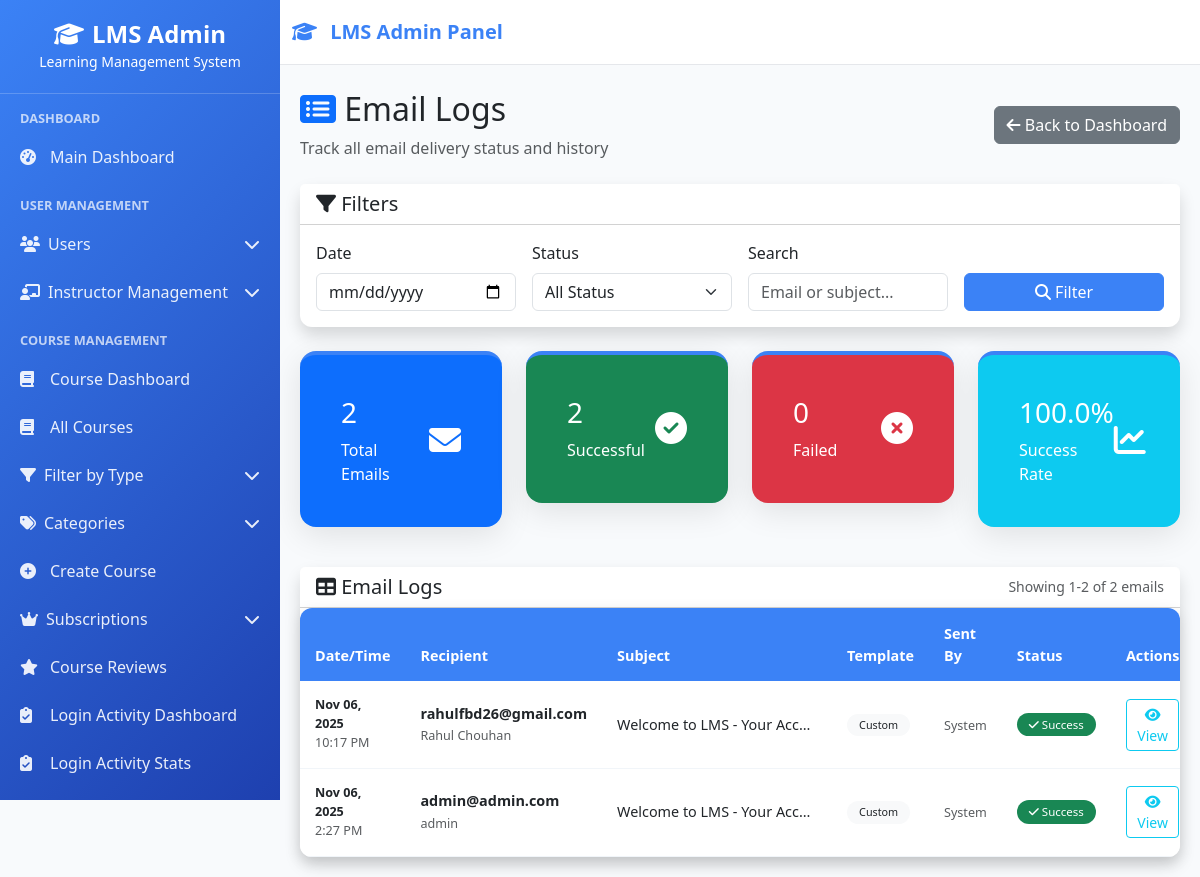
The app's page /email-logs/ (signed in), older data.
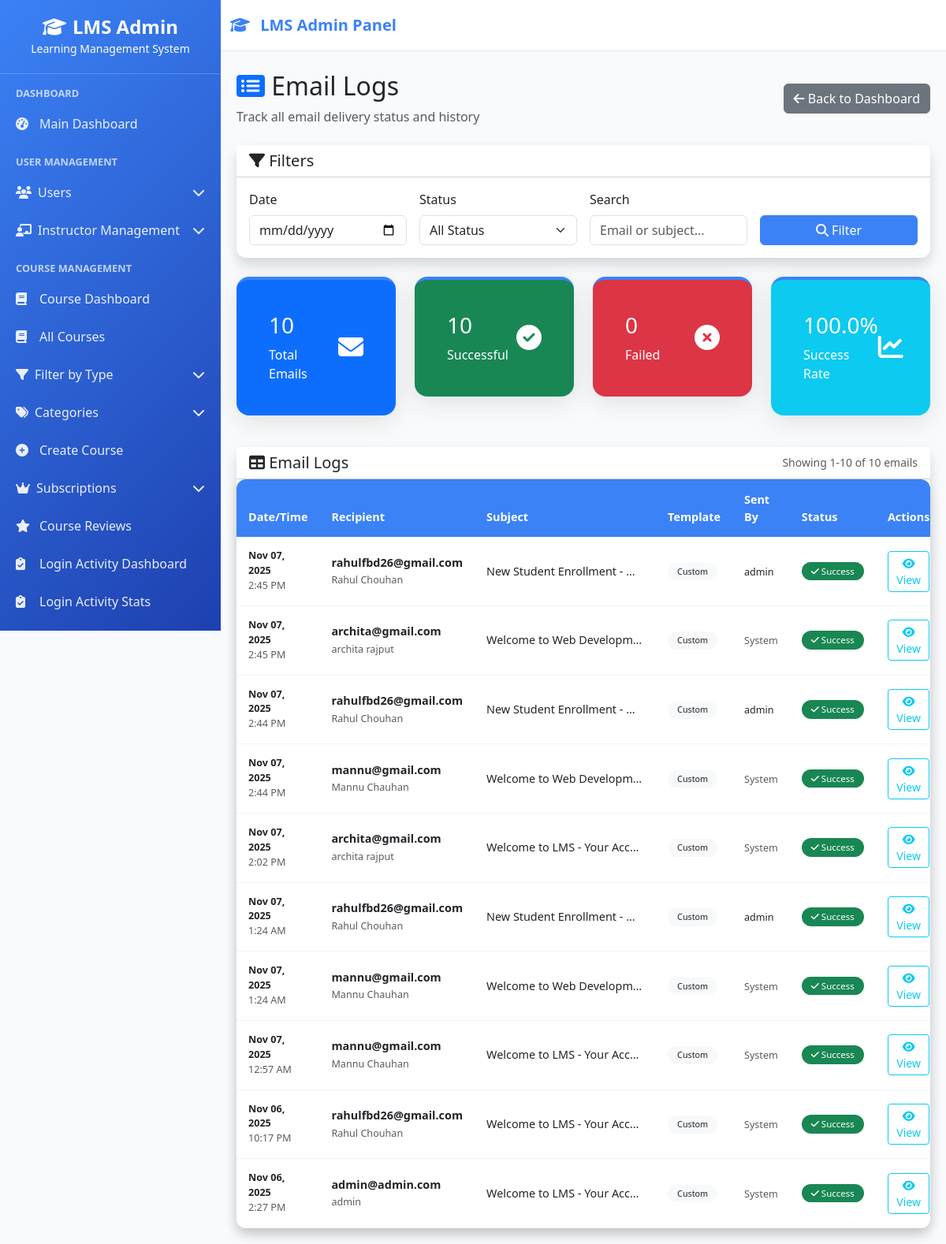
The same page, newer data.
### userss/models.py (models this page shows, shortened)
class EmailLog(models.Model):
    recipient_email = models.EmailField()
    recipient_user = models.ForeignKey(
        CustomUser, on_delete=models.SET_NULL, null=True, blank=True
    )
    template_used = models.ForeignKey(
        EmailTemplate, on_delete=models.SET_NULL, null=True
    )
    template_type_used = models.ForeignKey(
        EmailTemplateType, on_delete=models.SET_NULL, null=True
    )
    subject = models.CharField(max_length=200)
    email_body = models.TextField()
    sent_date = models.DateField(auto_now_add=True)
    sent_time = models.DateTimeField(auto_now_add=True)
    is_sent_successfully = models.BooleanField(default=False)
    error_message = models.TextField(blank=True, null=True)
    sent_by = models.ForeignKey(
        CustomUser, on_delete=models.SET_NULL, null=True, related_name="sent_emails"
    )
    class Meta:
        ordering = ["-sent_time"]

class CustomUser(AbstractUser):
    ROLE_CHOICES = (
    ("superadmin", "Super Admin"),
    ("instructor", "Instructor"),
    ("student", "Student"),
    ("webinar_user", "Webinar User"),  # Add this line
)
    role = models.CharField(max_length=20, choices=ROLE_CHOICES, default="student")
    phone_number = models.CharField(max_length=15, blank=True, null=True)
    profile_picture = models.ImageField(
        upload_to="profile_pics/", blank=True, null=True
    )
    bio = models.TextField(max_length=500, blank=True)
    date_of_birth = models.DateField(blank=True, null=True)
    address = models.TextField(max_length=200, blank=True)
    created_by = models.ForeignKey(
        "self",
        on_delete=models.SET_NULL,
        null=True,
        blank=True,
        related_name="created_users",
    )
    updated_at = models.DateTimeField(auto_now=True)
    def get_full_name(self):
        return f"{self.first_name} {self.last_name}".strip()
    class Meta:
        ordering = ["-date_joined"]
        verbose_name = "User"
        verbose_name_plural = "Users"

### userss/views.py (the view)
# urls.py: path("email-logs/", views.email_logs, name="email_logs"),
@login_required
def email_logs(request):
    if request.user.role != 'superadmin':
        return redirect('user_login')
    date_filter = request.GET.get('date', '')
    status_filter = request.GET.get('status', '')
    search_query = request.GET.get('search', '')
    logs = EmailLog.objects.all()
    if date_filter:
        logs = logs.filter(sent_date=date_filter)
    if status_filter:
        if status_filter == 'success':
            logs = logs.filter(is_sent_successfully=True)
        elif status_filter == 'failed':
            logs = logs.filter(is_sent_successfully=False)
    if search_query:
        logs = logs.filter(
            Q(recipient_email__icontains=search_query) |
            Q(subject__icontains=search_query)
        )
    total_count = logs.count()
    successful_count = logs.filter(is_sent_successfully=True).count()
    failed_count = logs.filter(is_sent_successfully=False).count()
    success_rate = round((successful_count / total_count * 100), 1) if total_count > 0 else 0
    logs = logs.order_by('-sent_time')
    paginator = Paginator(logs, 20)
    page = request.GET.get('page')
    logs = paginator.get_page(page)
    context = {
        'logs': logs,
        'date_filter': date_filter,
        'status_filter': status_filter,
        'search_query': search_query,
        'successful_count': successful_count,
        'failed_count': failed_count,
        'success_rate': success_rate,
    }
    return render(request, 'email_management/logs.html', context)

### lms/context_processors.py (called while the page is built, shortened)
def sidebar_context(request):
    context = {}
    if request.user.is_authenticated:
        from courses.models import Course
        is_admin = request.user.is_superuser or getattr(request.user, 'role', None) == 'superadmin'
        if is_admin:
            sidebar_courses = Course.objects.filter(is_active=True).order_by('course_code')[:15]
        elif getattr(request.user, 'role', None) == 'instructor':
            sidebar_courses = Course.objects.filter(
                instructor=request.user,
                is_active=True
            ).order_by('course_code')[:15]
        else:
            sidebar_courses = []
        context['sidebar_courses'] = sidebar_courses
        context['is_admin_user'] = is_admin  # Template में use करने के लिए
    return context

def instructor_permissions(request):
    context = {
        'instructor_permissions': [],
        'has_content_permission': False,
        'has_email_permission': False,
        'has_course_permission': False,
        'has_batch_permission': False,
        'has_student_permission': False,
        'has_analytics_permission': False,
    }
    return context

### userss/context_processors.py (called while the page is built, shortened)
def instructor_navigation(request):
    return {}

### userss/templates/email_management/logs.html (shortened to what the changed rows need)
{% extends 'base.html' %}
{% block content %}
<div class="d-flex justify-content-between align-items-center mb-4">
    <div>
        <h2><i class="fas fa-list-alt text-primary"></i> Email Logs</h2>
    </div>
</div>
<div class="row mb-4">
    <div class="col-lg-3 col-md-6 mb-3">
        <div class="card bg-primary text-white stats-card">
            <div class="card-body">
                <div class="d-flex justify-content-between">
                    <div>
                        <h3>{{ logs.paginator.count }}</h3>
                        <p class="mb-0">Total Emails</p>
                    </div>
                </div>
            </div>
        </div>
    </div>
    <div class="col-lg-3 col-md-6 mb-3">
        <div class="card bg-success text-white stats-card">
            <div class="card-body">
                <div class="d-flex justify-content-between">
                    <div>
                        <h3>{{ successful_count }}</h3>
                        <p class="mb-0">Successful</p>
                    </div>
                </div>
            </div>
        </div>
    </div>
</div>
<div class="card shadow">
    <div class="card-header bg-white d-flex justify-content-between align-items-center">
        <h5 class="mb-0"><i class="fas fa-table"></i> Email Logs</h5>
        <small class="text-muted">Showing {{ logs.start_index }}-{{ logs.end_index }} of {{ logs.paginator.count }} emails</small>
    </div>
    <div class="card-body p-0">
        {% if logs %}
        <div class="table-responsive">
            <table class="table table-hover log-table mb-0">
                <thead class="table-light">
                    <tr>
                        <th>Date/Time</th>
                        <th>Recipient</th>
                        <th>Subject</th>
                        <th>Template</th>
                        <th>Sent By</th>
                        <th>Status</th>
                        <th>Actions</th>
                    </tr>
                </thead>
                <tbody>
                    {% for log in logs %}
                    <tr>
                        <td>
                            <div class="small">
                                <div class="fw-bold">{{ log.sent_date|date:"M d, Y" }}</div>
                                <div class="text-muted">{{ log.sent_time|time:"g:i A" }}</div>
                            </div>
                        </td>
                        <td>
                            <div>
                                <div class="fw-bold">{{ log.recipient_email }}</div>
                                {% if log.recipient_user %}
                                <small class="text-muted">{{ log.recipient_user.get_full_name|default:log.recipient_user.username }}</small>
                                {% endif %}
                            </div>
                        </td>
                        <td>
                            <div class="text-truncate" style="max-width: 200px;" title="{{ log.subject }}">
                                {{ log.subject|truncatechars:50 }}
                            </div>
                        </td>
                        <td>
                            {% if log.template_used %}
                            <span class="badge bg-secondary">{{ log.template_used.name }}</span>
                            {% else %}
                            <span class="badge bg-light text-dark">Custom</span>
                            {% endif %}
                        </td>
                        <td>
                            {% if log.sent_by %}
                            <small>{{ log.sent_by.username }}</small>
                            {% else %}
                            <small class="text-muted">System</small>
                            {% endif %}
                        </td>
                        <td>
                            {% if log.is_sent_successfully %}
                            <span class="badge bg-success status-badge">
                                <i class="fas fa-check"></i> Success
                            </span>
                            {% else %}
                            <span class="badge bg-danger status-badge">
                                <i class="fas fa-times"></i> Failed
                            </span>
                            {% endif %}
                        </td>
                        <td>
                            <button class="btn btn-sm btn-outline-info" data-bs-toggle="modal" data-bs-target="#emailModal{{ log.id }}">
                                <i class="fas fa-eye"></i> View
                            </button>
                        </td>
                    </tr>
                    {% endfor %}
                </tbody>
            </table>
        </div>
        {% else %}
        <div class="text-center py-5">
            <i class="fas fa-inbox fa-3x text-muted mb-3"></i>
            <h5 class="text-muted">No Email Logs Found</h5>
            <p class="text-muted">No emails match your current filters.</p>
        </div>
        {% endif %}
    </div>
</div>
{% endblock %}

Row changes from the older to the newer data that the page shows:
added EmailLog: sent_date "Nov 07, 2025", sent_time "2:45 PM", recipient_email "rahulfbd26@gmail.com", recipient_user.get_full_name "Rahul Chouhan", subject "New Student Enrollment -…", shows "Custom", sent_by.username "admin", is_sent_successfully True (drawn)
added EmailLog: sent_date "Nov 07, 2025", sent_time "2:45 PM", recipient_email "archita@gmail.com", recipient_user.get_full_name "archita rajput", subject "Welcome to Web Developm…", shows "Custom", shows "System", is_sent_successfully True (drawn)
added EmailLog: sent_date "Nov 07, 2025", sent_time "2:44 PM", recipient_email "rahulfbd26@gmail.com", recipient_user.get_full_name "Rahul Chouhan", subject "New Student Enrollment -…", shows "Custom", sent_by.username "admin", is_sent_successfully True (drawn)
added EmailLog: sent_date "Nov 07, 2025", sent_time "2:44 PM", recipient_email "mannu@gmail.com", recipient_user.get_full_name "Mannu Chauhan", subject "Welcome to Web Developm…", shows "Custom", shows "System", is_sent_successfully True (drawn)
added EmailLog: sent_date "Nov 07, 2025", sent_time "2:02 PM", recipient_email "archita@gmail.com", recipient_user.get_full_name "archita rajput", subject "Welcome to LMS - Your Acc…", shows "Custom", shows "System", is_sent_successfully True (drawn)
added EmailLog: sent_date "Nov 07, 2025", sent_time "1:24 AM", recipient_email "rahulfbd26@gmail.com", recipient_user.get_full_name "Rahul Chouhan", subject "New Student Enrollment -…", shows "Custom", sent_by.username "admin", is_sent_successfully True (drawn)
added EmailLog: sent_date "Nov 07, 2025", sent_time "1:24 AM", recipient_email "mannu@gmail.com", recipient_user.get_full_name "Mannu Chauhan", subject "Welcome to Web Developm…", shows "Custom", shows "System", is_sent_successfully True (drawn)
added EmailLog: sent_date "Nov 07, 2025", sent_time "12:57 AM", recipient_email "mannu@gmail.com", recipient_user.get_full_name "Mannu Chauhan", subject "Welcome to LMS - Your Acc…", shows "Custom", shows "System", is_sent_successfully True (drawn)
Text that changed along with them:
{{ logs.paginator.count }}: "2" → "10"
{{ successful_count }}: "2" → "10"
{{ logs.end_index }}: "2" → "10"
